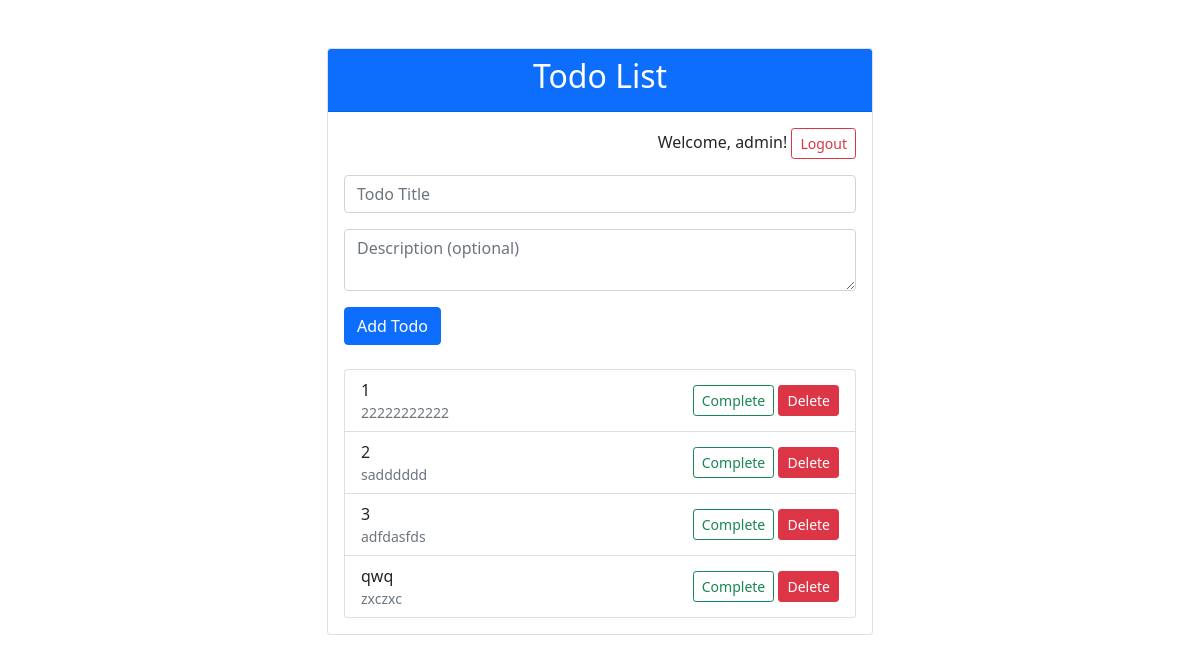
The app's page / (signed in) with its own data.
### myapp/models.py (models this page shows, shortened)
class Todo(models.Model):
    user = models.ForeignKey(User, on_delete=models.CASCADE)
    title = models.CharField(max_length=200)
    description = models.TextField(blank=True)
    complete = models.BooleanField(default=False)
    created_at = models.DateTimeField(auto_now_add=True)

### myapp/views.py (the view, shortened to what this page needs)
# urls.py: path('', views.todo_list, name='todo_list'),
@login_required
def todo_list(request):
    todos = Todo.objects.filter(user=request.user)
    form = TodoForm()
    return render(request, 'myapp/todo_list.html', {
        'todos': todos,
        'form': form
    })

### myapp/forms.py
class TodoForm(forms.ModelForm):
    class Meta:
        model = Todo
        fields = ['title', 'description']

### myapp/templates/myapp/todo_list.html (shortened to what this page needs)
<!DOCTYPE html>
<html>
<head>
    <link href="https://cdn.jsdelivr.net/npm/bootstrap@5.1.3/dist/css/bootstrap.min.css" rel="stylesheet">
</head>
<body>
    <div class="container mt-5">
        <div class="row justify-content-center">
            <div class="col-md-6">
                <div class="card">
                    <div class="card-header bg-primary text-white">
                        <h2 class="text-center">Todo List</h2>
                    </div>
                    <div class="card-body">
                        {% if user.is_authenticated %}
                            <p class="text-end">
                                Welcome, {{ user.username }}!
                                <a href="{% url 'logout' %}" class="btn btn-sm btn-outline-danger"
                                    onclick="event.preventDefault(); document.getElementById('logout-form').submit();">
                                        Logout
                                    </a>
                            </p>
                            <form method="post" class="mb-4">
                                <div class="mb-3">
                                    <input type="text" name="title" class="form-control" placeholder="Todo Title" required>
                                </div>
                                <div class="mb-3">
                                    <textarea name="description" class="form-control" placeholder="Description (optional)"></textarea>
                                </div>
                                <button type="submit" class="btn btn-primary">Add Todo</button>
                            </form>
                            <ul class="list-group">
                            {% for todo in todos %}
                                <li class="list-group-item d-flex justify-content-between align-items-center
                                    {% if todo.complete %}list-group-item-light text-muted{% endif %}">
                                    <span {% if todo.complete %}class="text-decoration-line-through"{% endif %}>
                                        {{ todo.title }}
                                        {% if todo.description %}
                                            <small class="d-block text-muted">{{ todo.description }}</small>
                                        {% endif %}
                                    </span>
                                    <div>
                                        <a href="{% url 'complete_todo' todo.id %}"
                                           class="btn btn-sm {% if todo.complete %}btn-warning{% else %}btn-outline-success{% endif %}">
                                            {% if todo.complete %}Unfinished {% else %}Complete{% endif %}
                                        </a>
                                        <a href="{% url 'delete_todo' todo.id %}"
                                           class="btn btn-sm btn-danger">Delete</a>
                                    </div>
                                </li>
                            {% endfor %}
                            </ul>
                        {% else %}
                            <p class="text-center">Please <a href="{% url 'login' %}">login</a></p>
                        {% endif %}
                    </div>
                </div>
            </div>
        </div>
    </div>
</body>
</html>

### records on screen
Todo: title "1", description "22222222222", complete "Complete"
Todo: title "2", description "sadddddd", complete "Complete"
Todo: title "3", description "adfdasfds", complete "Complete"
Todo: title "qwq", description "zxczxc", complete "Complete"

### other values on screen
{{ user.username }} "admin"
